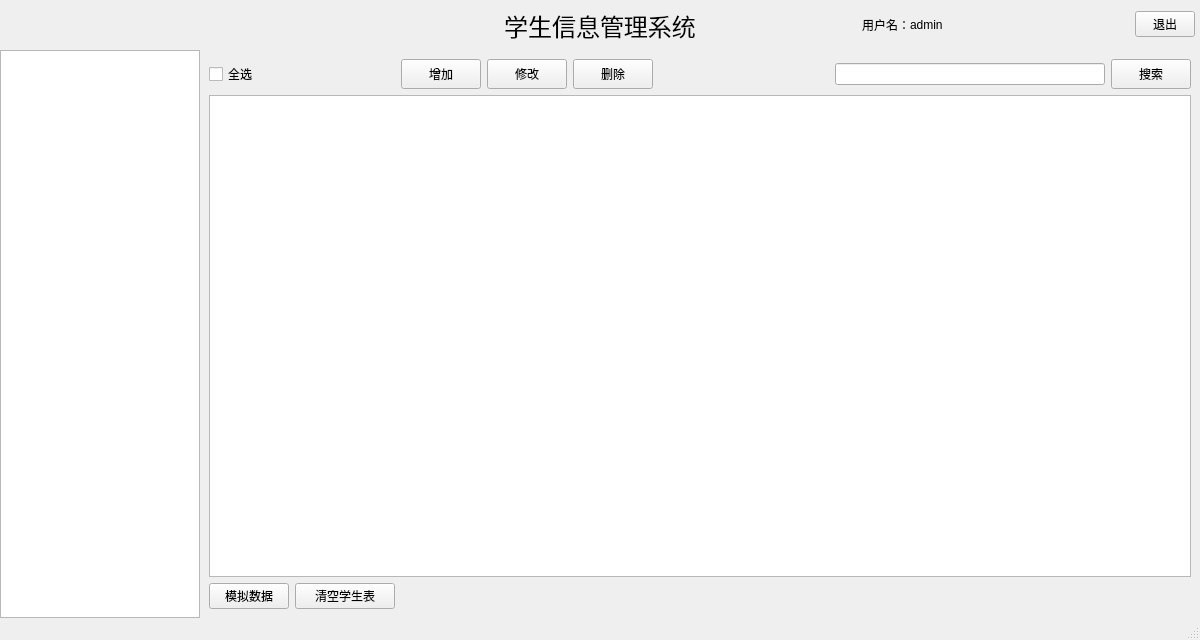
<?xml version="1.0" encoding="UTF-8"?>
<ui version="4.0">
 <class>MainWindow</class>
 <widget class="QMainWindow" name="MainWindow">
  <property name="geometry">
   <rect>
    <x>0</x>
    <y>0</y>
    <width>1200</width>
    <height>640</height>
   </rect>
  </property>
  <property name="minimumSize">
   <size>
    <width>1200</width>
    <height>480</height>
   </size>
  </property>
  <property name="windowTitle">
   <string>学生信息管理系统</string>
  </property>
  <property name="windowIcon">
   <iconset resource="res.qrc">
    <normaloff>:/Image/icon.jpg</normaloff>:/Image/icon.jpg</iconset>
  </property>
  <property name="toolTip">
   <string>这是学生信息管理系统</string>
  </property>
  <property name="styleSheet">
   <string notr="true">QWidget#centralwidget(background-color: #409eff;);</string>
  </property>
  <widget class="QWidget" name="centralwidget">
   <property name="styleSheet">
    <string notr="true"/>
   </property>
   <layout class="QGridLayout" name="gridLayout_3">
    <property name="leftMargin">
     <number>0</number>
    </property>
    <property name="topMargin">
     <number>0</number>
    </property>
    <property name="rightMargin">
     <number>0</number>
    </property>
    <property name="bottomMargin">
     <number>0</number>
    </property>
    <property name="spacing">
     <number>0</number>
    </property>
    <item row="1" column="1">
     <widget class="QStackedWidget" name="stackedWidget">
      <property name="styleSheet">
       <string notr="true"/>
      </property>
      <property name="currentIndex">
       <number>0</number>
      </property>
      <widget class="QWidget" name="page">
       <layout class="QGridLayout" name="gridLayout_4">
        <item row="0" column="0">
         <widget class="QCheckBox" name="checkBox">
          <property name="text">
           <string>全选</string>
          </property>
         </widget>
        </item>
        <item row="2" column="0">
         <widget class="QPushButton" name="btn_simulation">
          <property name="text">
           <string>模拟数据</string>
          </property>
          <property name="btn" stdset="0">
           <string>main</string>
          </property>
         </widget>
        </item>
        <item row="0" column="4">
         <widget class="QPushButton" name="btn_delete">
          <property name="minimumSize">
           <size>
            <width>60</width>
            <height>30</height>
           </size>
          </property>
          <property name="text">
           <string>删除</string>
          </property>
          <property name="btn" stdset="0">
           <string>main</string>
          </property>
         </widget>
        </item>
        <item row="0" column="5">
         <spacer name="horizontalSpacer_2">
          <property name="orientation">
           <enum>Qt::Orientation::Horizontal</enum>
          </property>
          <property name="sizeHint" stdset="0">
           <size>
            <width>40</width>
            <height>20</height>
           </size>
          </property>
         </spacer>
        </item>
        <item row="2" column="1">
         <widget class="QPushButton" name="btn_clear">
          <property name="text">
           <string>清空学生表</string>
          </property>
          <property name="btn" stdset="0">
           <string>main</string>
          </property>
         </widget>
        </item>
        <item row="0" column="6">
         <widget class="QLineEdit" name="le_search">
          <property name="minimumSize">
           <size>
            <width>270</width>
            <height>0</height>
           </size>
          </property>
          <property name="maximumSize">
           <size>
            <width>270</width>
            <height>16777215</height>
           </size>
          </property>
         </widget>
        </item>
        <item row="0" column="2">
         <widget class="QPushButton" name="btn_add">
          <property name="minimumSize">
           <size>
            <width>60</width>
            <height>30</height>
           </size>
          </property>
          <property name="text">
           <string>增加</string>
          </property>
          <property name="btn" stdset="0">
           <string>main</string>
          </property>
         </widget>
        </item>
        <item row="2" column="2">
         <widget class="QLabel" name="lb_cnt">
          <property name="text">
           <string/>
          </property>
         </widget>
        </item>
        <item row="0" column="3">
         <widget class="QPushButton" name="btn_update">
          <property name="minimumSize">
           <size>
            <width>60</width>
            <height>30</height>
           </size>
          </property>
          <property name="text">
           <string>修改</string>
          </property>
          <property name="btn" stdset="0">
           <string>main</string>
          </property>
         </widget>
        </item>
        <item row="1" column="0" colspan="11">
         <widget class="QTableWidget" name="tableWidget">
          <attribute name="horizontalHeaderStretchLastSection">
           <bool>true</bool>
          </attribute>
          <attribute name="verticalHeaderVisible">
           <bool>false</bool>
          </attribute>
          <row/>
         </widget>
        </item>
        <item row="0" column="1">
         <spacer name="horizontalSpacer_5">
          <property name="orientation">
           <enum>Qt::Orientation::Horizontal</enum>
          </property>
          <property name="sizeType">
           <enum>QSizePolicy::Policy::Fixed</enum>
          </property>
          <property name="sizeHint" stdset="0">
           <size>
            <width>100</width>
            <height>20</height>
           </size>
          </property>
         </spacer>
        </item>
        <item row="0" column="7" colspan="4">
         <widget class="QPushButton" name="btn_search">
          <property name="minimumSize">
           <size>
            <width>60</width>
            <height>30</height>
           </size>
          </property>
          <property name="text">
           <string>搜索</string>
          </property>
          <property name="btn" stdset="0">
           <string>main</string>
          </property>
         </widget>
        </item>
       </layout>
      </widget>
      <widget class="QWidget" name="page_2">
       <layout class="QGridLayout" name="gridLayout_5">
        <item row="0" column="3">
         <widget class="QPushButton" name="btn_update_2">
          <property name="minimumSize">
           <size>
            <width>60</width>
            <height>30</height>
           </size>
          </property>
          <property name="text">
           <string>修改</string>
          </property>
          <property name="btn" stdset="0">
           <string>main</string>
          </property>
          <property name="btn1" stdset="0">
           <string>main</string>
          </property>
         </widget>
        </item>
        <item row="0" column="6">
         <widget class="QLineEdit" name="le_search_2">
          <property name="minimumSize">
           <size>
            <width>270</width>
            <height>0</height>
           </size>
          </property>
          <property name="maximumSize">
           <size>
            <width>270</width>
            <height>16777215</height>
           </size>
          </property>
         </widget>
        </item>
        <item row="0" column="7">
         <widget class="QPushButton" name="btn_search_2">
          <property name="minimumSize">
           <size>
            <width>60</width>
            <height>30</height>
           </size>
          </property>
          <property name="text">
           <string>搜索</string>
          </property>
          <property name="btn" stdset="0">
           <string>main</string>
          </property>
          <property name="btn1" stdset="0">
           <string>main</string>
          </property>
         </widget>
        </item>
        <item row="0" column="2">
         <widget class="QPushButton" name="btn_add_2">
          <property name="minimumSize">
           <size>
            <width>60</width>
            <height>30</height>
           </size>
          </property>
          <property name="text">
           <string>增加</string>
          </property>
          <property name="btn" stdset="0">
           <string>main</string>
          </property>
          <property name="btn1" stdset="0">
           <string>main</string>
          </property>
         </widget>
        </item>
        <item row="3" column="0">
         <widget class="QPushButton" name="btn_simulation_2">
          <property name="text">
           <string>模拟数据</string>
          </property>
          <property name="btn1" stdset="0">
           <string>main</string>
          </property>
         </widget>
        </item>
        <item row="0" column="4">
         <widget class="QPushButton" name="btn_delete_2">
          <property name="minimumSize">
           <size>
            <width>60</width>
            <height>30</height>
           </size>
          </property>
          <property name="text">
           <string>删除</string>
          </property>
          <property name="btn" stdset="0">
           <string>main</string>
          </property>
          <property name="btn1" stdset="0">
           <string>main</string>
          </property>
         </widget>
        </item>
        <item row="0" column="5">
         <spacer name="horizontalSpacer_3">
          <property name="orientation">
           <enum>Qt::Orientation::Horizontal</enum>
          </property>
          <property name="sizeHint" stdset="0">
           <size>
            <width>335</width>
            <height>20</height>
           </size>
          </property>
         </spacer>
        </item>
        <item row="0" column="1">
         <spacer name="horizontalSpacer_4">
          <property name="orientation">
           <enum>Qt::Orientation::Horizontal</enum>
          </property>
          <property name="sizeType">
           <enum>QSizePolicy::Policy::Fixed</enum>
          </property>
          <property name="sizeHint" stdset="0">
           <size>
            <width>100</width>
            <height>20</height>
           </size>
          </property>
         </spacer>
        </item>
        <item row="2" column="0" colspan="8">
         <widget class="QTableWidget" name="tableWidget_2">
          <attribute name="horizontalHeaderStretchLastSection">
           <bool>true</bool>
          </attribute>
          <attribute name="verticalHeaderVisible">
           <bool>false</bool>
          </attribute>
          <row/>
         </widget>
        </item>
        <item row="0" column="0">
         <widget class="QCheckBox" name="checkBox_2">
          <property name="text">
           <string>全选</string>
          </property>
         </widget>
        </item>
        <item row="3" column="1">
         <widget class="QLabel" name="lb_cnt_2">
          <property name="text">
           <string/>
          </property>
         </widget>
        </item>
       </layout>
      </widget>
     </widget>
    </item>
    <item row="0" column="0" colspan="2">
     <widget class="QWidget" name="bg_title" native="true">
      <property name="minimumSize">
       <size>
        <width>0</width>
        <height>50</height>
       </size>
      </property>
      <property name="maximumSize">
       <size>
        <width>16777215</width>
        <height>50</height>
       </size>
      </property>
      <property name="styleSheet">
       <string notr="true"/>
      </property>
      <layout class="QGridLayout" name="gridLayout_2" columnstretch="1,1,1">
       <property name="leftMargin">
        <number>0</number>
       </property>
       <property name="topMargin">
        <number>0</number>
       </property>
       <property name="rightMargin">
        <number>0</number>
       </property>
       <property name="bottomMargin">
        <number>0</number>
       </property>
       <property name="spacing">
        <number>0</number>
       </property>
       <item row="0" column="0">
        <spacer name="horizontalSpacer">
         <property name="orientation">
          <enum>Qt::Orientation::Horizontal</enum>
         </property>
         <property name="sizeHint" stdset="0">
          <size>
           <width>253</width>
           <height>20</height>
          </size>
         </property>
        </spacer>
       </item>
       <item row="0" column="1">
        <widget class="QLabel" name="label">
         <property name="font">
          <font>
           <pointsize>18</pointsize>
          </font>
         </property>
         <property name="text">
          <string>学生信息管理系统</string>
         </property>
         <property name="alignment">
          <set>Qt::AlignmentFlag::AlignCenter</set>
         </property>
        </widget>
       </item>
       <item row="0" column="2">
        <widget class="QWidget" name="widget" native="true">
         <layout class="QGridLayout" name="gridLayout">
          <property name="leftMargin">
           <number>5</number>
          </property>
          <property name="topMargin">
           <number>0</number>
          </property>
          <property name="rightMargin">
           <number>5</number>
          </property>
          <property name="bottomMargin">
           <number>0</number>
          </property>
          <property name="spacing">
           <number>0</number>
          </property>
          <item row="0" column="3">
           <widget class="QPushButton" name="btn_exit">
            <property name="minimumSize">
             <size>
              <width>60</width>
              <height>20</height>
             </size>
            </property>
            <property name="maximumSize">
             <size>
              <width>60</width>
              <height>16777215</height>
             </size>
            </property>
            <property name="styleSheet">
             <string notr="true"/>
            </property>
            <property name="text">
             <string>退出</string>
            </property>
            <property name="btn" stdset="0">
             <string>main</string>
            </property>
           </widget>
          </item>
          <item row="0" column="0">
           <widget class="QLabel" name="label_2">
            <property name="minimumSize">
             <size>
              <width>45</width>
              <height>45</height>
             </size>
            </property>
            <property name="maximumSize">
             <size>
              <width>45</width>
              <height>45</height>
             </size>
            </property>
            <property name="styleSheet">
             <string notr="true">border-image: url(:/Image/user.jpg);</string>
            </property>
            <property name="text">
             <string/>
            </property>
           </widget>
          </item>
          <item row="0" column="2">
           <widget class="QLabel" name="lb_user">
            <property name="text">
             <string>admin</string>
            </property>
           </widget>
          </item>
          <item row="0" column="1">
           <widget class="QLabel" name="label_3">
            <property name="maximumSize">
             <size>
              <width>60</width>
              <height>16777215</height>
             </size>
            </property>
            <property name="text">
             <string>用户名：</string>
            </property>
            <property name="alignment">
             <set>Qt::AlignmentFlag::AlignRight|Qt::AlignmentFlag::AlignTrailing|Qt::AlignmentFlag::AlignVCenter</set>
            </property>
           </widget>
          </item>
         </layout>
        </widget>
       </item>
      </layout>
     </widget>
    </item>
    <item row="1" column="0">
     <widget class="QTreeWidget" name="treeWidget">
      <property name="minimumSize">
       <size>
        <width>200</width>
        <height>0</height>
       </size>
      </property>
      <property name="maximumSize">
       <size>
        <width>200</width>
        <height>16777215</height>
       </size>
      </property>
      <property name="styleSheet">
       <string notr="true"/>
      </property>
      <property name="btn" stdset="0">
       <string>main</string>
      </property>
      <attribute name="headerVisible">
       <bool>false</bool>
      </attribute>
      <column>
       <property name="text">
        <string notr="true">1</string>
       </property>
      </column>
     </widget>
    </item>
   </layout>
  </widget>
  <widget class="QMenuBar" name="menubar">
   <property name="geometry">
    <rect>
     <x>0</x>
     <y>0</y>
     <width>1200</width>
     <height>18</height>
    </rect>
   </property>
  </widget>
  <widget class="QStatusBar" name="statusbar"/>
 </widget>
 <resources>
  <include location="res.qrc"/>
 </resources>
 <connections/>
</ui>
